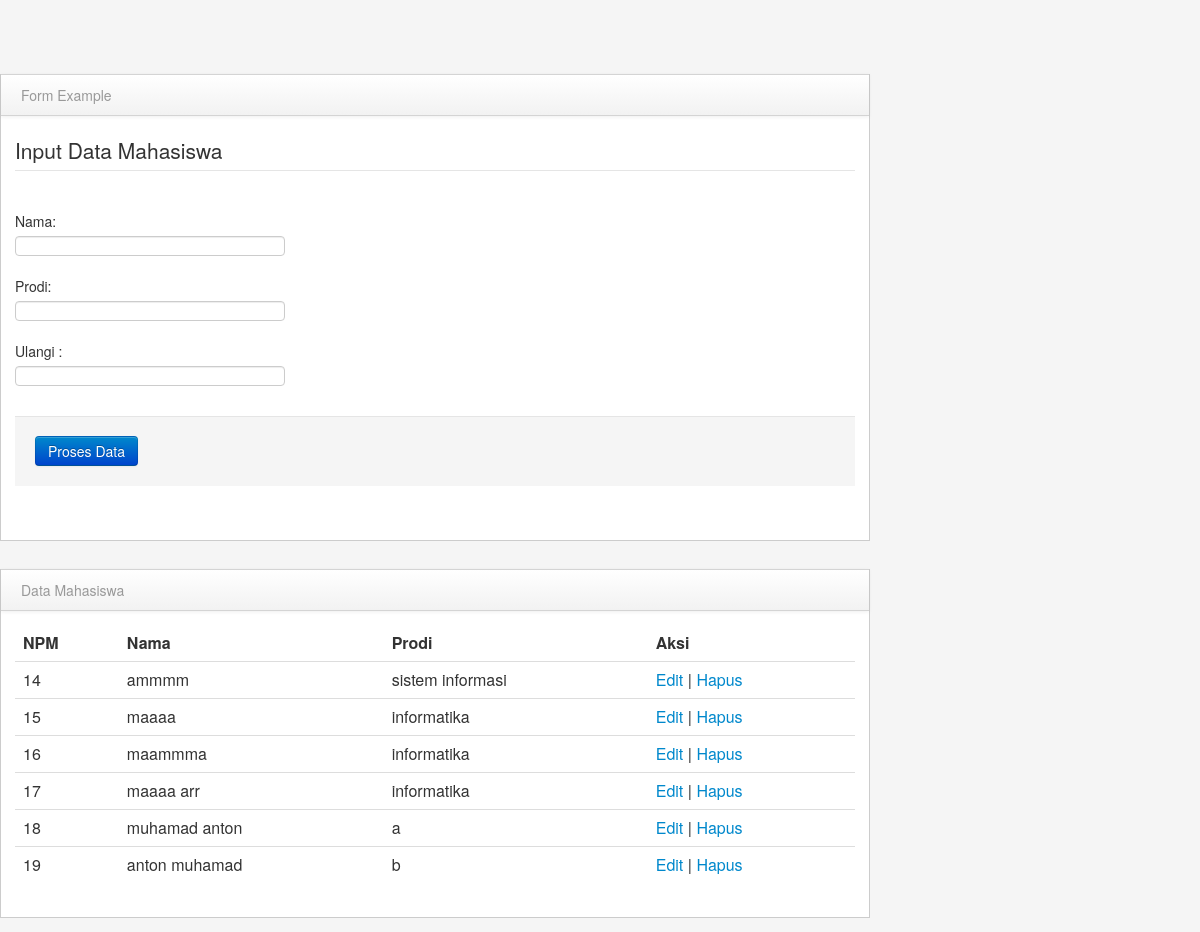
The page /form.php on the database its author committed.
### tables this page shows
CREATE TABLE `mahasiswa` (
  `id` int(11) NOT NULL AUTO_INCREMENT,
  `nama_mahasiswa` varchar(255) DEFAULT NULL,
  `prodi` varchar(255) DEFAULT NULL,
  PRIMARY KEY (`id`)
);

### tampilkan_data.php (called while the page is built)
<?php
include "koneksi.php";
$query = mysqli_query($conn, "SELECT * FROM mahasiswa");

### form.php (the view, shortened to what this page needs)
<?php
include "tampilkan_data.php";
include "edit.php";
$data = mysqli_fetch_assoc($proses);
?>
<html>
		<link rel="stylesheet" href="llibrary/bootstrap/css/bootstrap.min.css">
		<link rel="stylesheet" href="llibrary/bootstrap/css/bootstrap-responsive.min.css">
		<link rel="stylesheet" href="llibrary/assets/styles.css">
	<body>
		<div class="span9" id="content">
			<div class="row-fluid">
				<div class="block">
					<div class="navbar navbar-inner block-header">
						<div class="muted pull-left">Form Example</div>
					</div>
					<div class="block-content collapse in">
						<div class="span12">
							<form action="proses_pertemuan_12.php<?php if(isset($data['id'])) echo '?id='.$data['id'] ?>" method="post">
								<fieldset>
									<legend>Input Data Mahasiswa</legend>
									<div class="control-group">
										<label class="control-label" for="nama">Nama: </label>
										<div class="controls">
											<input class="input-xlarge focused" type="text" id="nama" name="nama"
                                                   value="<?php if(isset($data['nama_mahasiswa'])) echo $data['nama_mahasiswa'] ?>">
										</div>
									</div>
									<div class="control-group">
										<label class="control-label" for="prodi">Prodi: </label>
										<div class="controls">
											<input class="input-xlarge focused" type="text" id="prodi" name="prodi"
                                                   value="<?php if(isset($data['prodi'])) echo $data['prodi'] ?>">
										</div>
									</div>
									<div class="control-group">
										<label class="control-label" for="ulangi">Ulangi : </label>
										<div class="controls">
											<input class="input-xlarge focused" type="text" id="ulangi" name="npm" value="">
										</div>
									</div>
									<div class="form-actions">
										<button type="submit" class="btn btn-primary">Proses Data</button>
									</div>
								</fieldset>
							</form>
						</div>
					</div>
				</div>
				<div class="row-fluid">
					<div class="block">
						<div class="navbar navbar-inner block-header">
							<div class="muted pull-left">Data Mahasiswa</div>
						</div>
						<div class="block-content collapse in">
							<div class="span12">
								<table class="table">
									<thead>
									<tr>
										<th>NPM</th>
										<th>Nama</th>
										<th>Prodi</th>
										<th>Aksi</th>
									</tr>
									</thead>
									<tbody>
                                    <?php
                                        while($data = mysqli_fetch_assoc($query)){
                                    ?>
									<tr>
										<td><?php echo $data['id'] ?></td>
										<td><?php echo $data['nama_mahasiswa'] ?></td>
										<td><?php echo $data['prodi'] ?></td>
                                        <td><a href="form.php?id=<?php echo $data['id'] ?>">Edit</a> | <a href="/delete.php?id=<?php echo $data['id']?>">Hapus</a></td>
									</tr>
                                    <?php
                                        }
                                    ?>
									</tbody>
								</table>
							</div>
						</div>
					</div>
				</div>
		</div>
	</body>
</html>

### llibrary/assets/styles.css (style rules this page uses)
body { padding-top: 0; padding-bottom: 40px; background-color: #f5f5f5; }
@media (min-width: 979px) { body { padding-top: 60px; } }
#content { margin-left:0px; }
.block { border: 1px solid #ccc; background: white; margin: 1em 0em; border-top: none; }
.block-content { margin: 1em; min-height: .25em; }
.block-header { margin-bottom: 0px; border-right: none; border-left: none; -webkit-border-radius: 0px; -moz-border-radius: 0px; border-radius: 0px; }
.block-header div { padding-top: 10px; }

### rows shown on the page
mahasiswa: id "14", nama_mahasiswa "ammmm", prodi "sistem informasi"
mahasiswa: id "15", nama_mahasiswa "maaaa", prodi "informatika"
mahasiswa: id "16", nama_mahasiswa "maammma", prodi "informatika"
mahasiswa: id "17", nama_mahasiswa "maaaa arr", prodi "informatika"
mahasiswa: id "18", nama_mahasiswa "muhamad anton", prodi "a"
mahasiswa: id "19", nama_mahasiswa "anton muhamad", prodi "b"
